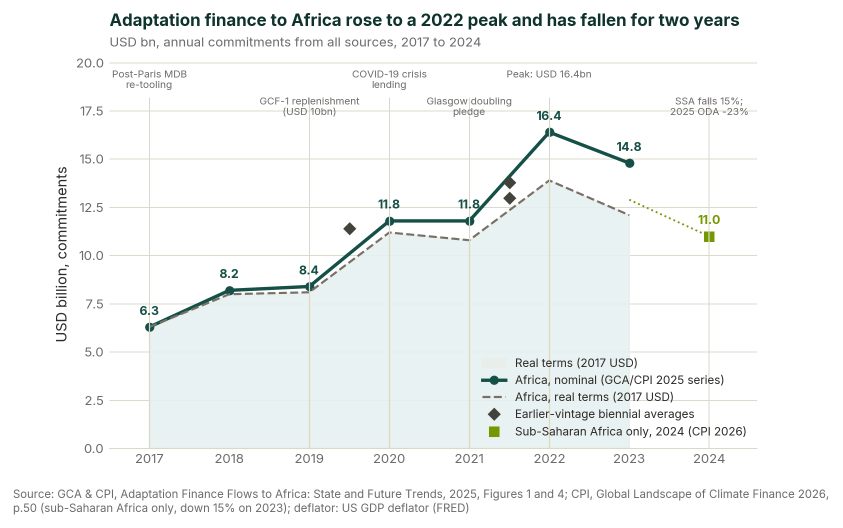
#> input picture figures_fsd_sharp/f01_headline_series.png, 1685 x 1055 px (shown at 1/2 size); its folder holds only this picture in this run
$ python deck_figures.py
#> lines starting #> are read from the running program, lines starting #| are printed output that depends on the picture
"""Strip the baked-in title, subtitle and source note off a figure PNG.

The deck sets those in native PowerPoint text, so leaving them in the bitmap would say
everything twice - and the bitmap copy would not be editable. What is left is the plot.

Bands are found from row ink density rather than fixed offsets, because the figures differ
in height and in how many lines their titles run to:

  top     the last run of blank rows inside the top fifth - i.e. the gap between the title
          block and the plot
  bottom  scanning up from the base, the gap that sits above the source note

    python deck_figures.py          ->  _deckfig/*.png
"""
import os

import numpy as np
from PIL import Image

SRC = 'figures_fsd_sharp/'
OUT = '_deckfig/'

# Two figures put content where the scan expects the title gap - f22's first sector group
# starts high, and f35's highest bubbles (Seychelles at USD 340 a head) sit near the top of
# the plot. Both are cropped to a measured row instead, or the loose scan eats real data.
OVERRIDE_TOP = {'f22': 106, 'f35': 118}


def blank_runs(ink, tol=2):
    """Start and length of every run of near-empty rows."""
    runs, i, n = [], 0, len(ink)
    while i < n:
        if ink[i] <= tol:
            j = i
            while j < n and ink[j] <= tol:
                j += 1
            runs.append((i, j - i))
            i = j
        else:
            i += 1
    return runs


def bands(path):
    a = np.asarray(Image.open(path).convert('L'))
    ink = (a < 238).sum(axis=1)
#> ink = 1055 values, max 1328 at index 414, min 0 at index 0, mean 114.7
    h, w = a.shape
#> h = 1055; w = 1685
    gap = max(5, int(h * 0.006))
#> gap = 6

    # The title zone is read with a looser idea of "empty": the rows between a subtitle and
    # the plot can still carry an axis spine or a stray gridline, and a strict test would
    # miss the gap and leave the subtitle in the bitmap.
    loose = [r for r in blank_runs(ink, max(2, int(w * 0.012))) if r[1] >= gap]
#> in blank_runs, `runs, i, n = [], 0, len(ink)`: runs = []; i = 0; n = 1055
#> the loop in blank_runs, `while i < n:` made 841 passes
#> i on passes 1, 28, 30, 49, 52, 55, 59, 74, 86: 26, 55, 75, 118, 125, 132, 141, 165, 195
#> i on passes 2 to 7: 27, 28, 29, 30, 31, 32
#> after the loop in blank_runs, `while i < n:`: runs = [(0, 26), (52, 3), (56, 19), (93, 25), (120, 5), (127, 5), (135, 6), (155, 10), (176, 19), (240, 16), (898, 5), (905, 3), (926, 53), (1000, 6), (1027, 28)]
#> loose = [(0, 26), (56, 19), (93, 25), (135, 6), (155, 10), (176, 19), (240, 16), (926, 53), (1000, 6), (1027, 28)]
    zone = int(h * 0.20)
#> zone = 211
    tops = [r for r in loose if r[0] < zone]
#> tops = [(0, 26), (56, 19), (93, 25), (135, 6), (155, 10), (176, 19)]
    top = tops[-1][0] + tops[-1][1] if tops else 0
#> top = 195

    # The source note is read strictly, so an axis label is never mistaken for it.
    strict = [r for r in blank_runs(ink) if r[1] >= gap]
#> the loop in blank_runs (call 2), `while i < n:` made 892 passes
#> i on passes 1, 35, 59, 78, 93: 26, 74, 117, 141, 162
#> strict = [(0, 26), (59, 15), (97, 20), (135, 6), (155, 7), (180, 15), (926, 52), (1029, 26)]
    tail = [r for r in strict if r[0] + r[1] < h - 1]
#> tail = [(0, 26), (59, 15), (97, 20), (135, 6), (155, 7), (180, 15), (926, 52)]
    bottom = tail[-1][0] if tail else h
#> bottom = 926
    return top, bottom, h


def main():
    os.makedirs(OUT, exist_ok=True)
    for name in sorted(os.listdir(SRC)):
        if not name.endswith('.png'):
            continue
        path = SRC + name
        top, bottom, h = bands(path)
#> top = 195; bottom = 926; h = 1055
        top = OVERRIDE_TOP.get(name[:3], top)
        im = Image.open(path)
#> im is the input picture: PIL image 1685x1055 RGB; mean R, G, B 242.9, 245.3, 244.8
        im.crop((0, top, im.size[0], bottom)).save(OUT + name)
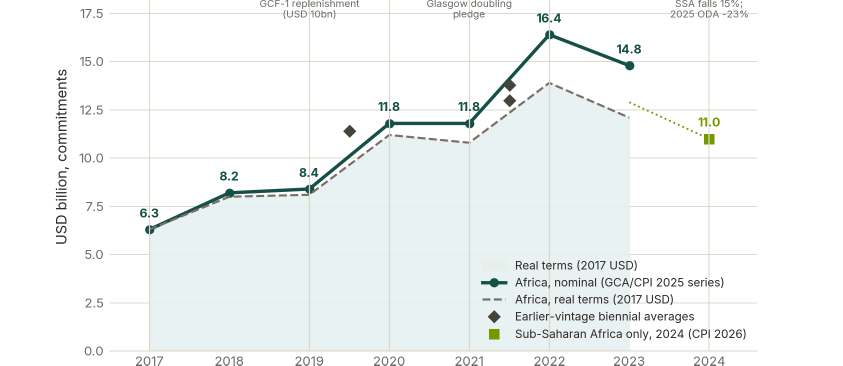
#> saved as f01_headline_series.png: PIL image 1685x731 RGB (shown at 1/2 size); mean R, G, B 242.2, 245.3, 244.7
        print(f'{name[:24]:26} {h:5} ->{bottom - top:5}   cut {top} top, {h - bottom} bottom')
#| f01_headline_series.png     1055 ->  731   cut 195 top, 129 bottom


if __name__ == '__main__':
    main()

$ run again, on figures_fsd_sharp/f05_sankey_2023.png
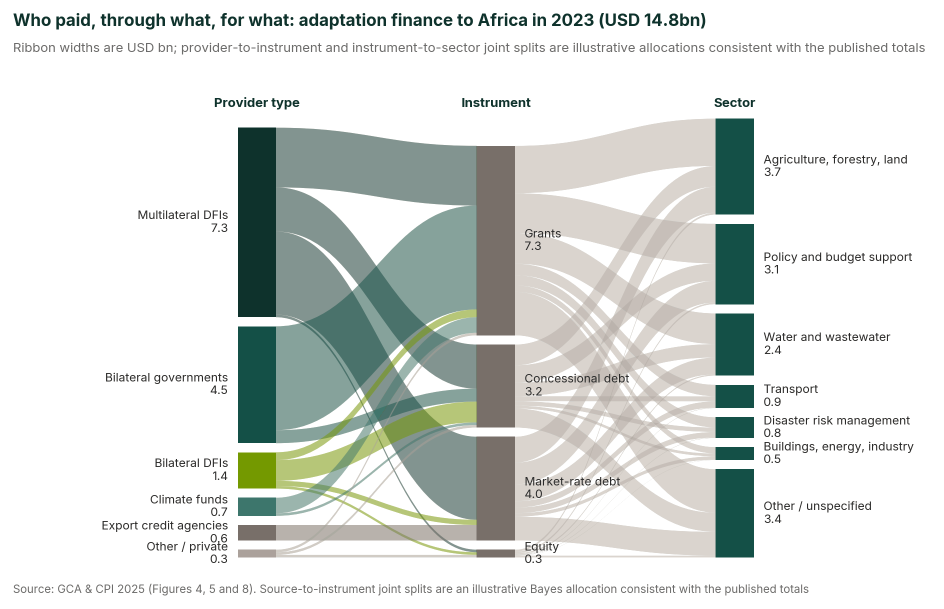
#> input picture figures_fsd_sharp/f05_sankey_2023.png, 1888 x 1217 px (shown at 1/2 size)
#> in bands, `a = np.asarray(Image.open(path).convert('L'))`:
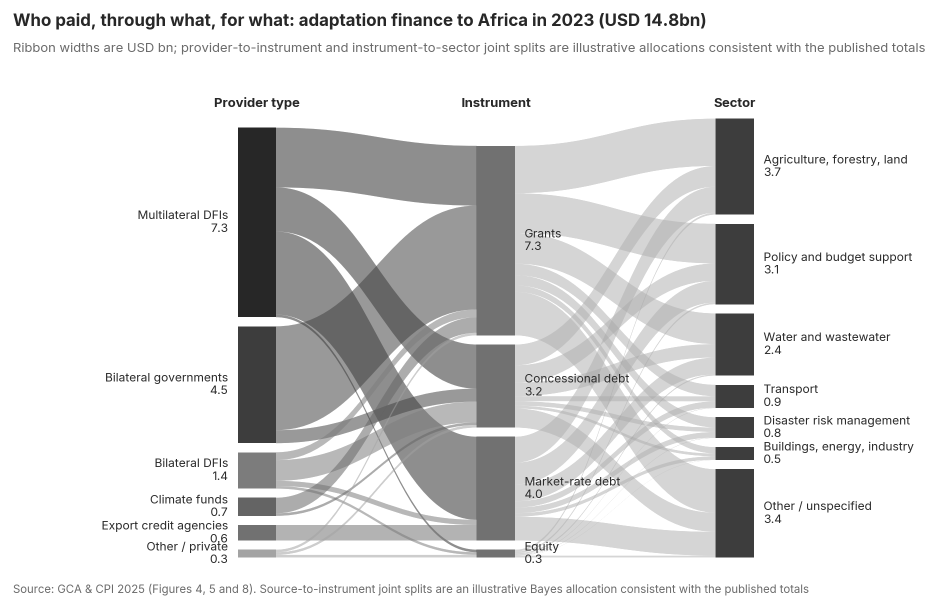
#> a: shape (1217, 1888) (shown at 1/2 size); min 39, max 255, mean 219.2
#> ink = 1217 values, max 1206 at index 315, min 0 at index 0, mean 643.7
#> in blank_runs, `runs, i, n = [], 0, len(ink)`: runs = []; i = 0; n = 1217
#> the loop in blank_runs, `while i < n:` made 985 passes
#> i on passes 1, 35, 55, 74: 26, 85, 196, 237
#> after the loop in blank_runs, `while i < n:`: runs = [(0, 26), (59, 26), (104, 92), (214, 23), (1115, 1), (1118, 3), (1126, 42), (1190, 27)]
#> loose = [(0, 26), (59, 26), (104, 92), (214, 23), (1126, 42), (1190, 27)]
#> tops = [(0, 26), (59, 26), (104, 92), (214, 23)]
#> in bands, `top = tops[-1][0] + tops[-1][1] if tops else 0`: top = 237
#> the loop in blank_runs (call 2), `while i < n:` made 1001 passes
#> i on passes 1, 35, 60, 86: 26, 85, 194, 237
#> strict = [(0, 26), (59, 26), (109, 85), (219, 18), (1126, 41), (1191, 26)]
#> tail = [(0, 26), (59, 26), (109, 85), (219, 18), (1126, 41)]
#> in bands, `bottom = tail[-1][0] if tail else h`: bottom = 1126
#> in main, `top, bottom, h = bands(path)`: top = 237; bottom = 1126; h = 1217
#> in main, im is the input picture: PIL image 1888x1217 RGB; mean R, G, B 216.4, 220.9, 217.6
#> in main, `im.crop((0, top, im.size[0], bottom)).save(OUT + name)`:
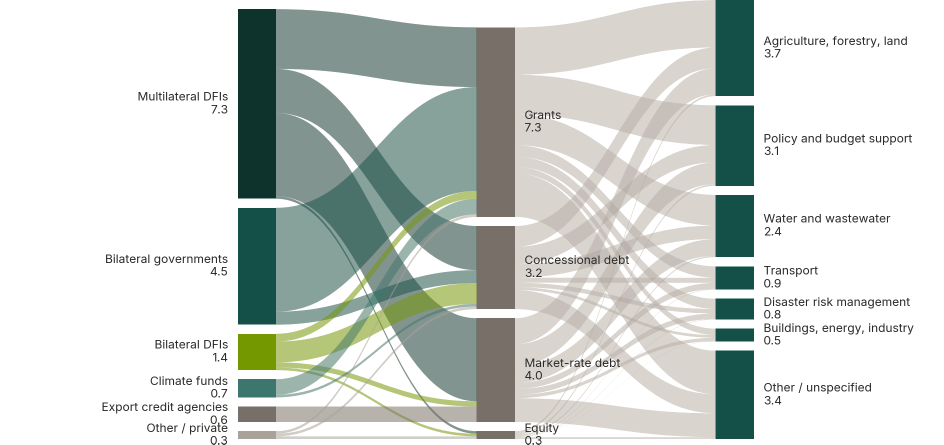
#> saved as f05_sankey_2023.png: PIL image 1888x889 RGB (shown at 1/2 size); mean R, G, B 206.1, 211.8, 207.5
#| f05_sankey_2023.png         1217 ->  889   cut 237 top, 91 bottom

$ run again, on figures_fsd_sharp/f06_institution_shares.png
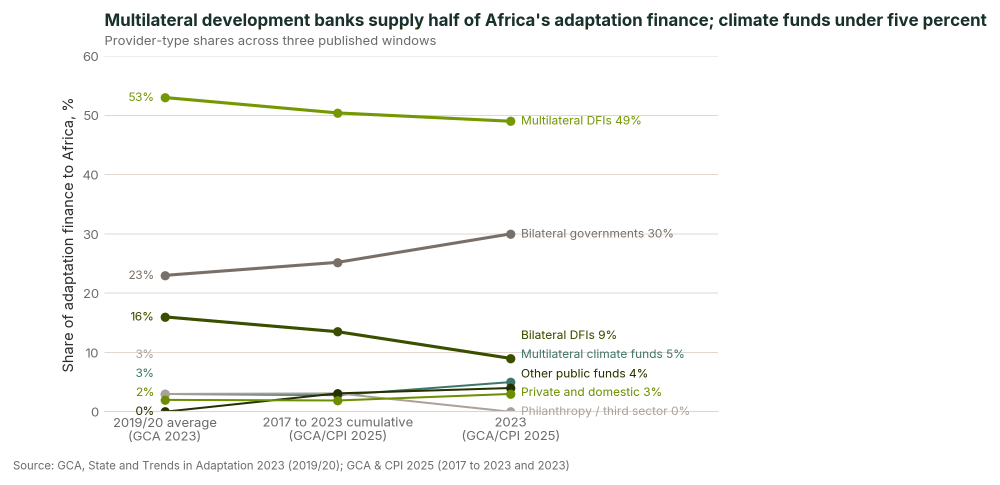
#> input picture figures_fsd_sharp/f06_institution_shares.png, 1999 x 970 px (shown at 1/2 size)
#> ink = 970 values, max 1271 at index 36, min 0 at index 0, mean 105.4
#> in blank_runs, `runs, i, n = [], 0, len(ink)`: runs = []; i = 0; n = 970
#> the loop in blank_runs, `while i < n:` made 497 passes
#> i on passes 1, 35, 54, 56: 26, 72, 112, 185
#> after the loop in blank_runs, `while i < n:`: runs = [(0, 26), (59, 13), (90, 22), (113, 72), (249, 93), (344, 4), (350, 1), (355, 103), (558, 21), (581, 1), (583, 2), (587, 1), (591, 3), (596, 29), (719, 2), (725, 12), (755, 8), (830, 5), (854, 7), (883, 39), (940, 30)]
#> loose = [(0, 26), (59, 13), (90, 22), (113, 72), (249, 93), (355, 103), (558, 21), (596, 29), (725, 12), (755, 8), (830, 5), (854, 7), (883, 39), (940, 30)]
#> tops = [(0, 26), (59, 13), (90, 22), (113, 72)]
#> in bands, `top = tops[-1][0] + tops[-1][1] if tops else 0`: top = 185
#> the loop in blank_runs (call 2), `while i < n:` made 760 passes
#> i on passes 1, 35, 60, 79: 26, 71, 104, 185
#> strict = [(0, 26), (59, 12), (95, 9), (122, 63), (320, 11), (359, 7), (619, 5), (884, 36), (944, 26)]
#> tail = [(0, 26), (59, 12), (95, 9), (122, 63), (320, 11), (359, 7), (619, 5), (884, 36)]
#> in bands, `bottom = tail[-1][0] if tail else h`: bottom = 884
#> in main, `top, bottom, h = bands(path)`: top = 185; bottom = 884; h = 970
#> in main, im is the input picture: PIL image 1999x970 RGB; mean R, G, B 248.2, 248.6, 247.2
#> in main, `im.crop((0, top, im.size[0], bottom)).save(OUT + name)`:
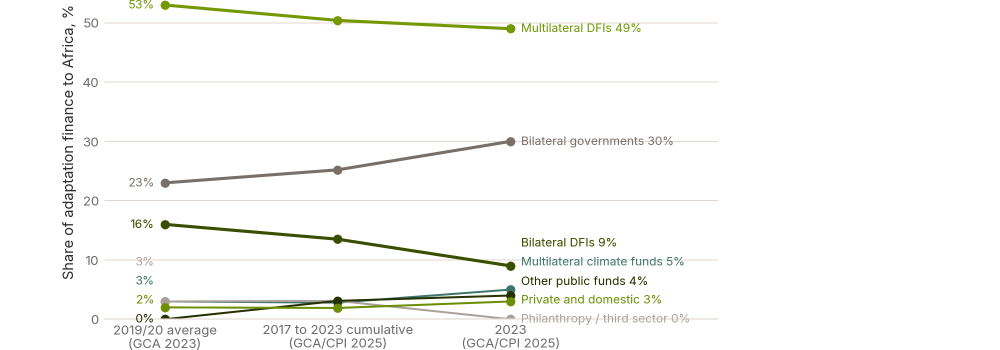
#> saved as f06_institution_shares.png: PIL image 1999x699 RGB (shown at 1/2 size); mean R, G, B 249.4, 249.8, 247.9
#| f06_institution_shares.p     970 ->  699   cut 185 top, 86 bottom

$ run again, on figures_fsd_sharp/f07_institution_stage_matrix.png
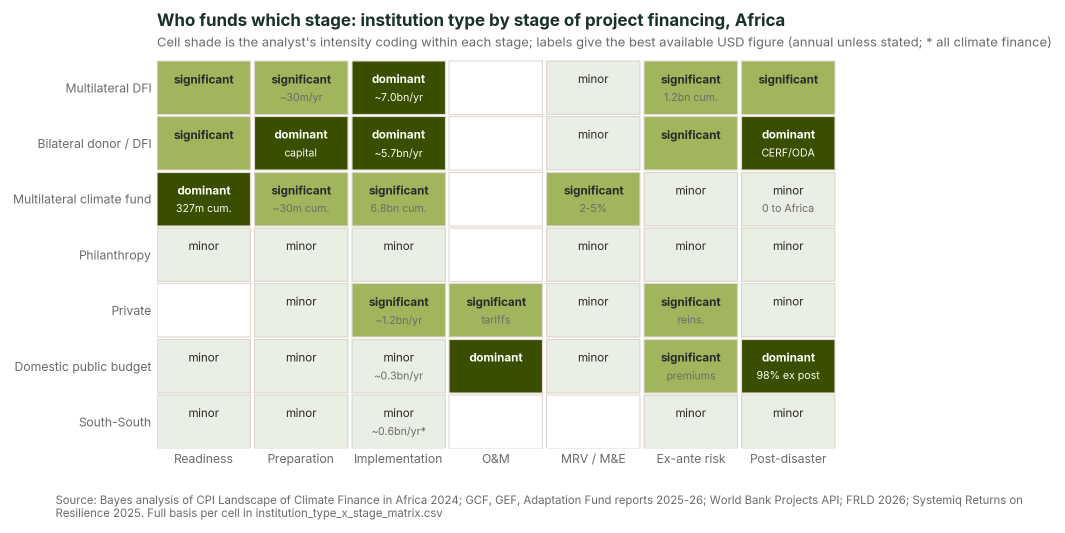
#> input picture figures_fsd_sharp/f07_institution_stage_matrix.png, 2129 x 1065 px (shown at 1/2 size)
#> in bands, `a = np.asarray(Image.open(path).convert('L'))`:
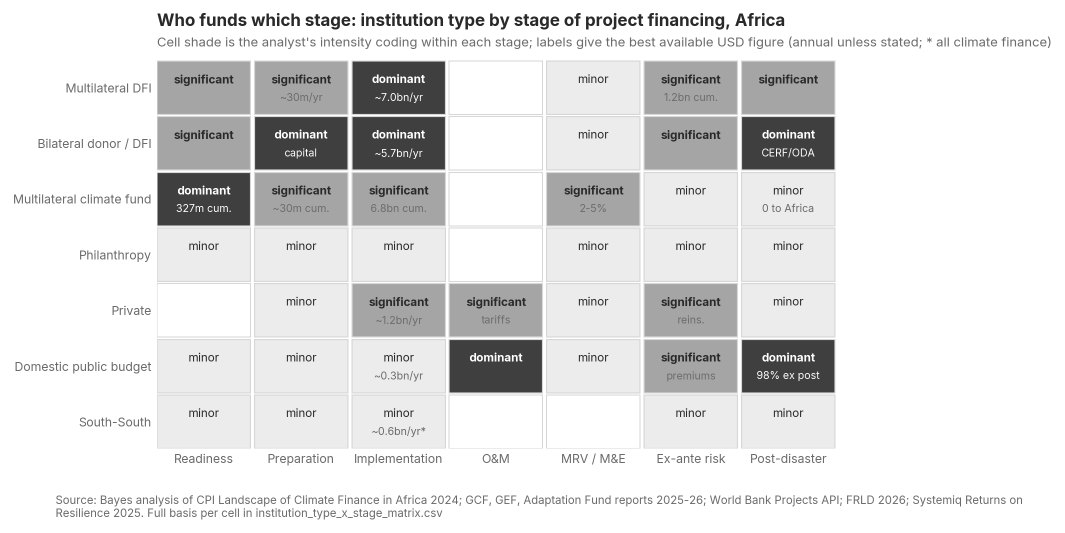
#> a: shape (1065, 2129) (shown at 1/2 size); min 41, max 255, mean 224.8
#> ink = 1065 values, max 1491 at index 740, min 0 at index 0, mean 868.5
#> in blank_runs, `runs, i, n = [], 0, len(ink)`: runs = []; i = 0; n = 1065
#> the loop in blank_runs, `while i < n:` made 892 passes
#> i on passes 1, 35, 60: 26, 74, 121
#> after the loop in blank_runs, `while i < n:`: runs = [(0, 26), (59, 15), (98, 23), (230, 2), (341, 3), (453, 2), (564, 2), (675, 3), (787, 2), (897, 11), (926, 64), (1013, 4), (1036, 29)]
#> loose = [(0, 26), (59, 15), (98, 23), (897, 11), (926, 64), (1036, 29)]
#> tops = [(0, 26), (59, 15), (98, 23)]
#> in bands, `top = tops[-1][0] + tops[-1][1] if tops else 0`: top = 121
#> the loop in blank_runs (call 2), `while i < n:` made 903 passes
#> i on passes 1, 35, 61: 26, 73, 121
#> strict = [(0, 26), (59, 14), (98, 23), (897, 10), (931, 59), (1039, 26)]
#> tail = [(0, 26), (59, 14), (98, 23), (897, 10), (931, 59)]
#> in bands, `bottom = tail[-1][0] if tail else h`: bottom = 931
#> in main, `top, bottom, h = bands(path)`: top = 121; bottom = 931; h = 1065
#> in main, im is the input picture: PIL image 2129x1065 RGB; mean R, G, B 223.8, 227.8, 211.7
#> in main, `im.crop((0, top, im.size[0], bottom)).save(OUT + name)`:
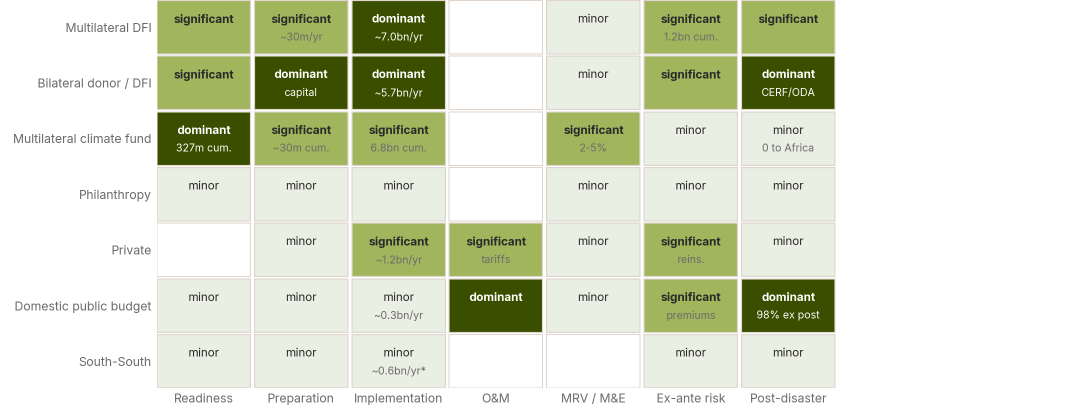
#> saved as f07_institution_stage_matrix.png: PIL image 2129x810 RGB (shown at 1/2 size); mean R, G, B 217.5, 222.7, 201.5
#| f07_institution_stage_ma    1065 ->  810   cut 121 top, 134 bottom

$ run again, on figures_fsd_sharp/f02_indexed.png
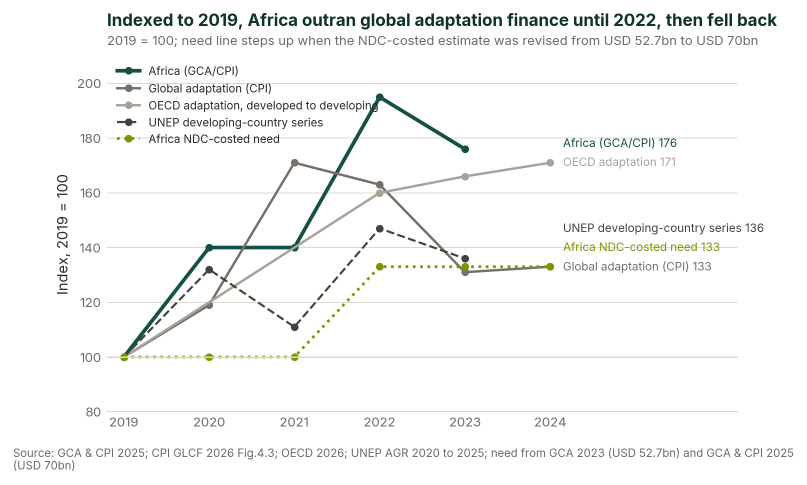
#> input picture figures_fsd_sharp/f02_indexed.png, 1614 x 970 px (shown at 1/2 size)
#> ink = 970 values, max 1288 at index 494, min 0 at index 0, mean 108.9
#> in blank_runs, `runs, i, n = [], 0, len(ink)`: runs = []; i = 0; n = 970
#> the loop in blank_runs, `while i < n:` made 675 passes
#> i on passes 1, 35, 54, 72, 76, 96: 26, 72, 133, 159, 166, 197
#> after the loop in blank_runs, `while i < n:`: runs = [(0, 26), (59, 13), (90, 43), (150, 9), (162, 4), (185, 12), (305, 10), (723, 99), (824, 11), (853, 44), (917, 5), (939, 31)]
#> loose = [(0, 26), (59, 13), (90, 43), (150, 9), (185, 12), (305, 10), (723, 99), (824, 11), (853, 44), (917, 5), (939, 31)]
#> tops = [(0, 26), (59, 13), (90, 43), (150, 9), (185, 12)]
#> in bands, `top = tops[-1][0] + tops[-1][1] if tops else 0`: top = 197
#> the loop in blank_runs (call 2), `while i < n:` made 736 passes
#> i on passes 1, 35, 60, 83: 26, 71, 131, 158
#> strict = [(0, 26), (59, 12), (95, 36), (153, 5), (724, 91), (853, 42), (942, 28)]
#> tail = [(0, 26), (59, 12), (95, 36), (153, 5), (724, 91), (853, 42)]
#> in bands, `bottom = tail[-1][0] if tail else h`: bottom = 853
#> in main, `top, bottom, h = bands(path)`: top = 197; bottom = 853; h = 970
#> in main, im is the input picture: PIL image 1614x970 RGB; mean R, G, B 246.3, 247, 246.2
#> in main, `im.crop((0, top, im.size[0], bottom)).save(OUT + name)`:
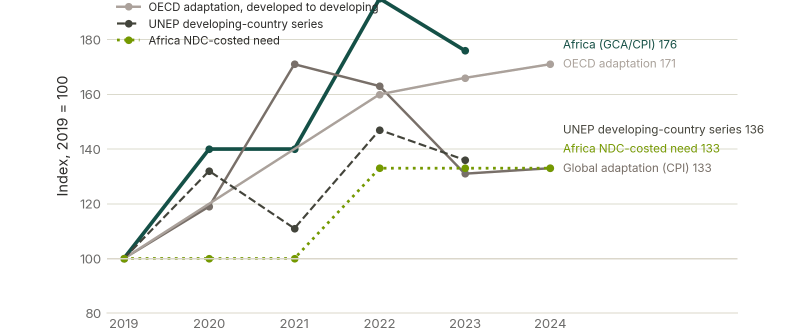
#> saved as f02_indexed.png: PIL image 1614x656 RGB (shown at 1/2 size); mean R, G, B 248, 248.4, 247.4
#| f02_indexed.png              970 ->  656   cut 197 top, 117 bottom
